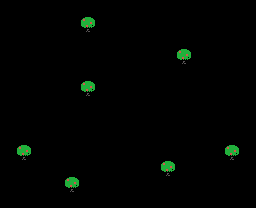

This is a level from a 2D game, rendered from its Tiled map with the project's own tilesets. A one-line summary and the complete map file follow:
An orthogonal 16x13 tile map with 16x16 px tiles, 1 tile layer (Capa de patrones 1).

<map version="1.2" tiledversion="2019.12.11" orientation="orthogonal" renderorder="right-down" compressionlevel="-1" width="16" height="13" tilewidth="16" tileheight="16" infinite="0" nextlayerid="2" nextobjectid="1">
 <tileset firstgid="1" source="tileset-tiled.tsx" />
 <layer id="1" name="Capa de patrones 1" width="16" height="13">
  <data encoding="csv">
0,0,0,0,0,0,0,0,0,0,0,0,0,0,0,0,
0,0,0,0,0,1,0,0,0,0,0,0,0,0,0,0,
0,0,0,0,0,0,0,0,0,0,0,0,0,0,0,0,
0,0,0,0,0,0,0,0,0,0,0,1,0,0,0,0,
0,0,0,0,0,0,0,0,0,0,0,0,0,0,0,0,
0,0,0,0,0,1,0,0,0,0,0,0,0,0,0,0,
0,0,0,0,0,0,0,0,0,0,0,0,0,0,0,0,
0,0,0,0,0,0,0,0,0,0,0,0,0,0,0,0,
0,0,0,0,0,0,0,0,0,0,0,0,0,0,0,0,
0,1,0,0,0,0,0,0,0,0,0,0,0,0,1,0,
0,0,0,0,0,0,0,0,0,0,1,0,0,0,0,0,
0,0,0,0,1,0,0,0,0,0,0,0,0,0,0,0,
0,0,0,0,0,0,0,0,0,0,0,0,0,0,0,0
</data>
 </layer>
</map>
